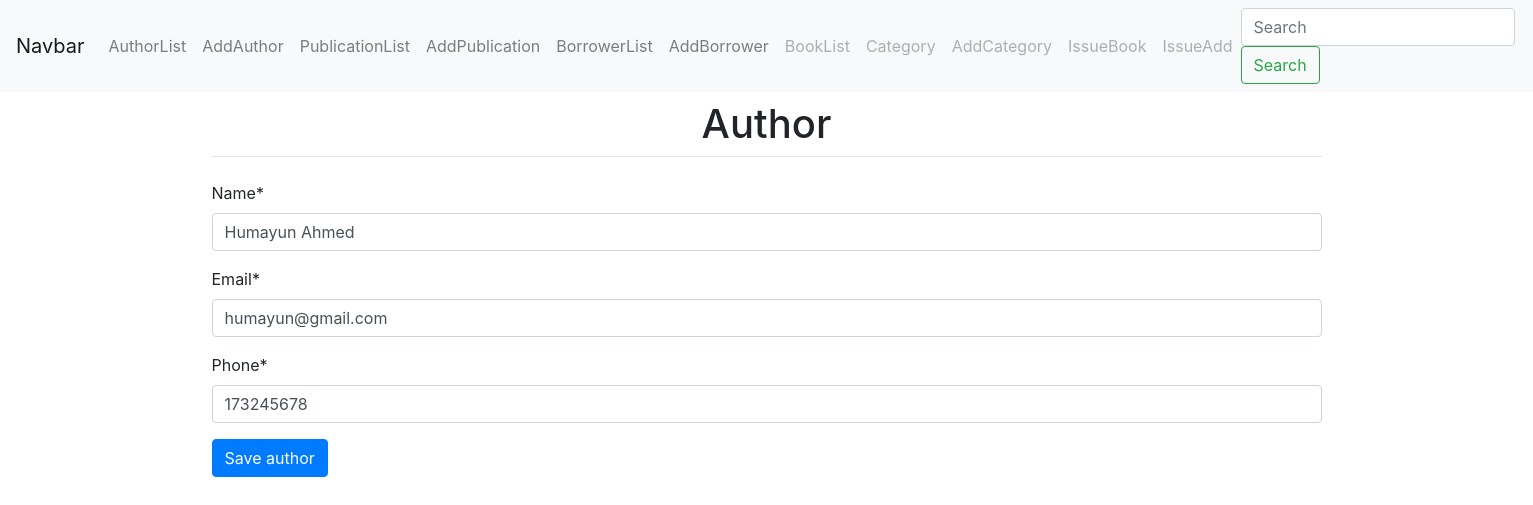
Page /author/1/edit/ on the committed database.
### book/models.py (models this page shows, shortened)
class Author(models.Model):
    name = models.CharField(max_length=130)
    email = models.EmailField()
    phone = models.IntegerField()

### book/views.py (the view)
# urls.py: path('author/<int:pk>/edit/', AuthorUpdateView.as_view(), name='author_edit'),
class AuthorUpdateView(UpdateView):
    model = Author
    form_class = AuthorForm
    template_name = 'book/author_update_form.html'
    success_url = reverse_lazy('author_list')

### book/forms.py
class AuthorForm(forms.ModelForm):
    class Meta:
        model = Author
        fields = ('name', 'email', 'phone')
    def __init__(self, *args, **kwargs):
        super().__init__(*args, **kwargs)
        self.helper = FormHelper()
        self.helper.form_method = 'post'
        self.helper.add_input(Submit('submit', 'Save author'))

### templates/book/author_update_form.html
{% extends 'base.html' %}
{% load crispy_forms_tags %}
{% block content %}
  {% crispy form %}
{% endblock %}

### rows in the picture
Author: name "Humayun Ahmed", email "humayun@gmail.com", phone "173245678"
